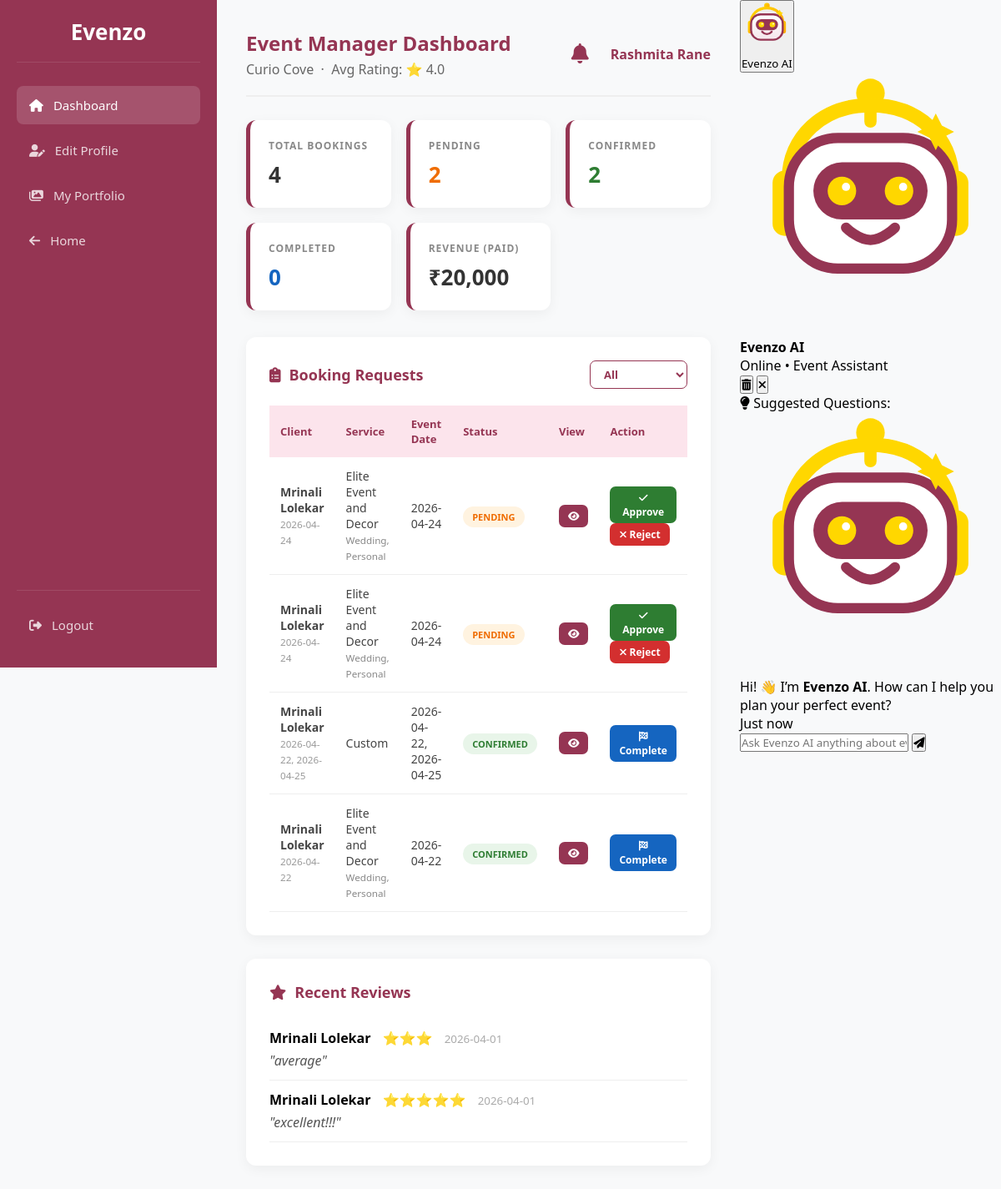
The page /dashboard (signed in) on the database its author committed.
### tables this page shows
CREATE TABLE manager_profiles (
            id INTEGER PRIMARY KEY AUTOINCREMENT,
            user_id INTEGER NOT NULL,
            business_name TEXT NOT NULL,
            phone TEXT NOT NULL,
            license_path TEXT, -- Path to uploaded JPEG/PDF license
            bio TEXT,
            base_price REAL DEFAULT 0.0,
            rating REAL DEFAULT 0.0, profile_pic TEXT, location TEXT, -- For the "Ratings/Reviews system"
            FOREIGN KEY (user_id) REFERENCES users (id) ON DELETE CASCADE
        );

CREATE TABLE bookings (
            id INTEGER PRIMARY KEY AUTOINCREMENT,
            client_id INTEGER NOT NULL,
            manager_id INTEGER NOT NULL,
            service_id INTEGER,
            event_date DATE NOT NULL,
            status TEXT DEFAULT 'pending', -- pending, confirmed, rejected
            total_amount REAL,
            payment_status TEXT DEFAULT 'unpaid',
            created_at TIMESTAMP DEFAULT CURRENT_TIMESTAMP, client_phone TEXT, client_message TEXT, selected_package TEXT, event_location TEXT, cancelled_by TEXT, cancel_reason TEXT,
            FOREIGN KEY (client_id) REFERENCES users (id),
            FOREIGN KEY (manager_id) REFERENCES users (id),
            FOREIGN KEY (service_id) REFERENCES services (id)
        );

CREATE TABLE users (
            id INTEGER PRIMARY KEY AUTOINCREMENT,
            full_name TEXT NOT NULL,
            email TEXT UNIQUE NOT NULL,
            password TEXT NOT NULL,
            role TEXT CHECK(role IN ('user', 'admin', 'eventmanager')) NOT NULL,
            is_approved INTEGER DEFAULT 0, -- 0=Pending, 1=Approved by Admin
            created_at TIMESTAMP DEFAULT CURRENT_TIMESTAMP
        , reset_otp TEXT, is_active INTEGER DEFAULT 1);

CREATE TABLE services (
                id INTEGER PRIMARY KEY AUTOINCREMENT,
                manager_id INTEGER NOT NULL,
                category TEXT,
                service_name TEXT NOT NULL,
                service_location TEXT,       
                services_offered TEXT,       
                experience_years INTEGER,    
                pricing TEXT,                
                images TEXT,                 
                description TEXT, unavailable_dates TEXT, pkg_basic_name TEXT DEFAULT 'Basic (Silver)', pkg_basic_price REAL DEFAULT 0.0, pkg_basic_desc TEXT, pkg_premium_name TEXT DEFAULT 'Premium (Gold)', pkg_premium_price REAL DEFAULT 0.0, pkg_premium_desc TEXT, pkg_luxury_name TEXT DEFAULT 'Luxury (Platinum)', pkg_luxury_price REAL DEFAULT 0.0, pkg_luxury_desc TEXT, package_tier TEXT DEFAULT 'Standard', is_active INTEGER DEFAULT 1,
                FOREIGN KEY (manager_id) REFERENCES users (id) ON DELETE CASCADE
            );

CREATE TABLE reviews (
            id INTEGER PRIMARY KEY AUTOINCREMENT,
            client_id INTEGER NOT NULL,
            manager_id INTEGER NOT NULL,
            rating INTEGER CHECK(rating >= 1 AND rating <= 5),
            review_text TEXT,
            created_at TIMESTAMP DEFAULT CURRENT_TIMESTAMP, booking_id INTEGER, is_visible INTEGER DEFAULT 1,
            FOREIGN KEY (client_id) REFERENCES users (id),
            FOREIGN KEY (manager_id) REFERENCES users (id)
        );

### app.py (the view)
@app.route('/dashboard')
def dashboard():
    if 'user_id' not in session or session['role'] != 'eventmanager':
        return redirect(url_for('index'))
    conn = get_db_connection()
    profile  = conn.execute("SELECT * FROM manager_profiles WHERE user_id=?", (session['user_id'],)).fetchone()
    bookings = conn.execute('''
        SELECT b.*, u.full_name as client_name, s.service_name, s.category
        FROM bookings b
        JOIN users u ON b.client_id = u.id
        LEFT JOIN services s ON b.service_id = s.id
        WHERE b.manager_id=? ORDER BY b.created_at DESC
    ''', (session['user_id'],)).fetchall()
    total_bk   = len(bookings)
    pending_bk = sum(1 for b in bookings if b['status'] == 'pending')
    confirmed_bk = sum(1 for b in bookings if b['status'] == 'confirmed')
    completed_bk = sum(1 for b in bookings if b['status'] == 'completed')
    revenue    = sum((b['total_amount'] or 0) for b in bookings if b['payment_status'] == 'paid')
    reviews = conn.execute('''
        SELECT r.*, u.full_name as client_name FROM reviews r
        JOIN users u ON r.client_id = u.id
        WHERE r.manager_id=? AND r.is_visible=1 ORDER BY r.created_at DESC LIMIT 5
    ''', (session['user_id'],)).fetchall()
    avg_rating = conn.execute(
        "SELECT AVG(rating) FROM reviews WHERE manager_id=? AND is_visible=1",
        (session['user_id'],)
    ).fetchone()[0] or 0
    notifs = conn.execute(
        "SELECT * FROM notifications WHERE user_id=? ORDER BY created_at DESC LIMIT 20",
        (session['user_id'],)
    ).fetchall()
    unread_count = sum(1 for n in notifs if not n['is_read'])
    conn.close()
    return render_template('dashboard.html',
        profile=profile, bookings=bookings,
        total_bookings=total_bk, pending_count=pending_bk,
        confirmed_count=confirmed_bk, completed_count=completed_bk,
        total_revenue=revenue, reviews=reviews, avg_rating=round(avg_rating, 1),
        notifications=notifs, unread_count=unread_count)

### app.py (called while the page is built)
def get_db_connection():
    conn = sqlite3.connect('database.db', timeout=10)
    conn.row_factory = sqlite3.Row
    conn.execute("PRAGMA foreign_keys = ON")
    return conn

### frontend/templates/dashboard.html (shortened to what this page needs)
<!DOCTYPE html>
<html lang="en">
<head>
<link rel="stylesheet" href="https://cdnjs.cloudflare.com/ajax/libs/font-awesome/6.4.0/css/all.min.css">
</head>
<body>
<div class="sidebar">
  <div class="logo">Evenzo</div>
  <nav>
    <a class="nav-item active" href="{{ url_for('dashboard') }}"><i class="fas fa-home"></i> Dashboard</a>
    <a class="nav-item" href="{{ url_for('edit_profile') }}"><i class="fas fa-user-edit"></i> Edit Profile</a>
    <a class="nav-item" href="{{ url_for('portfolio') }}"><i class="fas fa-images"></i> My Portfolio</a>
    <a class="nav-item" href="{{ url_for('index') }}"><i class="fas fa-arrow-left"></i> Home</a>
  </nav>
  <div class="logout-box">
    <a class="nav-item" href="{{ url_for('logout') }}"><i class="fas fa-sign-out-alt"></i> Logout</a>
  </div>
</div>
<div class="main">
  <div class="topbar">
    <div class="welcome">
      <h1>Event Manager Dashboard</h1>
      <p>{{ profile.business_name if profile else session.user_name }} &nbsp;·&nbsp; Avg Rating: ⭐ {{ avg_rating }}</p>
    </div>
    <div style="display:flex;align-items:center;gap:16px">
      <div class="notif-btn" id="notifBtn" onclick="toggleNotif()">
        <i class="fas fa-bell"></i>
      </div>
      <span style="font-weight:600;color:var(--primary)">{{ session.user_name }}</span>
    </div>
  </div>
  <div class="stats">
    <div class="stat-card"><h3>Total Bookings</h3><div class="val">{{ total_bookings }}</div></div>
    <div class="stat-card"><h3>Pending</h3><div class="val" style="color:#ef6c00">{{ pending_count }}</div></div>
    <div class="stat-card"><h3>Confirmed</h3><div class="val" style="color:#2e7d32">{{ confirmed_count }}</div></div>
    <div class="stat-card"><h3>Completed</h3><div class="val" style="color:#1565c0">{{ completed_count }}</div></div>
    <div class="stat-card"><h3>Revenue (paid)</h3><div class="val">₹{{ "{:,.0f}".format(total_revenue) }}</div></div>
  </div>
  <div class="card">
    <h2><i class="fas fa-clipboard-list"></i> Booking Requests
      <select onchange="filterByStatus(this.value)" class="btn btn-outline btn-sm" style="margin-left:auto;padding:6px 12px;font-size:13px">
        <option value="all">All</option><option value="pending">Pending</option>
      </select>
    </h2>
    {% if bookings %}
    <div style="overflow-x:auto">
    <table><thead><tr><th>Client</th><th>Service</th><th>Event Date</th><th>Status</th><th>View</th><th>Action</th></tr></thead>
    <tbody id="bkTable">
    {% for b in bookings %}
    <tr class="bkrow" data-status="{{ b.status }}">
      <td><strong>{{ b.client_name }}</strong><br><small style="color:#999">{{ b.event_date }}</small></td>
      <td>{{ b.service_name or 'Custom' }}<br><small style="color:#888">{{ b.category or '' }}</small></td>
      <td>{{ b.event_date }}</td>
      <td><span class="badge badge-{{ b.status }}">{{ b.status }}</span></td>
      <td><a href="{{ url_for('view_booking', booking_id=b.id) }}" class="btn btn-view btn-sm"><i class="fas fa-eye"></i></a></td>
      <td>
        {% if b.status == 'pending' %}
        <button class="btn btn-approve btn-sm" onclick="openModal({{ b.id }},'approve')"><i class="fas fa-check"></i> Approve</button>
        <button class="btn btn-reject btn-sm" onclick="openModal({{ b.id }},'reject')"><i class="fas fa-times"></i> Reject</button>
        {% elif b.status == 'confirmed' %}
        <form method="POST" action="{{ url_for('complete_booking', booking_id=b.id) }}" style="display:inline">
          <button class="btn btn-complete btn-sm"><i class="fas fa-flag-checkered"></i> Complete</button>
        </form>
        {% else %}
        <span style="color:#bbb;font-size:13px">—</span>
        {% endif %}
      </td>
    </tr>
    {% endfor %}
    </tbody></table></div>
    {% else %}
    <div style="text-align:center;padding:40px;color:#aaa"><i class="fas fa-inbox" style="font-size:48px;margin-bottom:14px;display:block"></i>No booking requests yet.</div>
    {% endif %}
  </div>
  {% if reviews %}
  <div class="card">
    <h2><i class="fas fa-star"></i> Recent Reviews</h2>
    {% for r in reviews %}
    <div style="border-bottom:1px solid #eee;padding:12px 0">
      <strong>{{ r.client_name }}</strong>
      <span style="color:#f39c12;margin:0 10px">{% for i in range(r.rating) %}⭐{% endfor %}</span>
      <small style="color:#aaa">{{ r.created_at[:10] }}</small>
      <p style="color:#555;margin-top:5px;font-style:italic">"{{ r.review_text }}"</p>
    </div>
    {% endfor %}
  </div>
  {% endif %}
</div>
{% include 'chatbot_widget.html' %}
</body>
</html>

### frontend/templates/dashboard.html (style rules this page uses)
:root { --primary:#953553;--bg:#f8f9fa;--sw:260px }
* { margin:0;padding:0;box-sizing:border-box;font-family:'Segoe UI',sans-serif }
body { background:var(--bg);display:flex;min-height:100vh }
.sidebar { width:var(--sw);background:var(--primary);height:100vh;position:fixed;left:0;top:0;color:#fff;padding:20px;display:flex;flex-direction:column;z-index:1000;overflow-y:auto }
.sidebar .logo { font-size:26px;font-weight:bold;text-align:center;border-bottom:1px solid rgba(255,255,255,.1);padding-bottom:18px;margin-bottom:28px }
.nav-item { padding:13px 15px;margin-bottom:8px;border-radius:8px;display:flex;align-items:center;gap:12px;color:rgba(255,255,255,.8);text-decoration:none;transition:.3s;font-size:15px }
.nav-item:hover,.nav-item.active { background:rgba(255,255,255,.15);color:#fff }
.logout-box { margin-top:auto;padding-top:18px;border-top:1px solid rgba(255,255,255,.1) }
.main { margin-left:var(--sw);width:calc(100% - var(--sw));padding:35px;min-height:100vh }
.topbar { display:flex;justify-content:space-between;align-items:center;margin-bottom:28px;padding-bottom:20px;border-bottom:2px solid #eee }
.welcome h1 { color:var(--primary);font-size:24px }
.welcome p { color:#666;margin-top:4px }
.stats { display:grid;grid-template-columns:repeat(auto-fit,minmax(160px,1fr));gap:18px;margin-bottom:32px }
.stat-card { background:#fff;padding:22px;border-radius:12px;box-shadow:0 4px 15px rgba(0,0,0,.05);border-left:5px solid var(--primary) }
.stat-card h3 { font-size:12px;color:#888;text-transform:uppercase;letter-spacing:1px;margin-bottom:8px }
.stat-card .val { font-size:26px;font-weight:bold;color:#333 }
.card { background:#fff;border-radius:12px;padding:28px;box-shadow:0 4px 15px rgba(0,0,0,.05);margin-bottom:28px }
.card h2 { color:var(--primary);margin-bottom:20px;font-size:18px;display:flex;align-items:center;gap:10px }
table { width:100%;border-collapse:collapse }
th { text-align:left;padding:13px;background:#fce4ec;color:var(--primary);font-size:13px }
td { padding:13px;border-bottom:1px solid #eee;font-size:14px;color:#444;vertical-align:middle }
.badge { padding:5px 11px;border-radius:20px;font-size:11px;font-weight:bold;text-transform:uppercase }
.badge-pending { background:#fff3e0;color:#ef6c00 }
.badge-confirmed { background:#e8f5e9;color:#2e7d32 }
.btn { display:inline-block;padding:8px 14px;border-radius:7px;font-weight:600;font-size:13px;text-decoration:none;border:none;cursor:pointer;transition:.2s }
.btn-approve { background:#2e7d32;color:#fff }
.btn-reject { background:#d32f2f;color:#fff }
.btn-view { background:var(--primary);color:#fff }
.btn-complete { background:#1565c0;color:#fff }
.btn-outline { background:#fff;color:var(--primary);border:1px solid var(--primary) }
.btn-sm { padding:5px 11px;font-size:12px }
.notif-btn { position:relative;cursor:pointer;padding:10px }
.notif-btn i { font-size:24px;color:var(--primary) }

### rows shown on the page
manager_profiles: business_name "Curio Cove"
bookings: client_name "Mrinali Lolekar", event_date "2026-04-24", service_name "Elite Event and Decor", category "Wedding, Personal", status "PENDING"
bookings: client_name "Mrinali Lolekar", event_date "2026-04-24", service_name "Elite Event and Decor", category "Wedding, Personal", status "PENDING"
bookings: client_name "Mrinali Lolekar", event_date "2026-04-22, 2026-04-25", service_name "Custom", status "CONFIRMED"
bookings: client_name "Mrinali Lolekar", event_date "2026-04-22", service_name "Elite Event and Decor", category "Wedding, Personal", status "CONFIRMED"
reviews: client_name "Mrinali Lolekar", rating 3 (drawn), created_at "2026-04-01", review_text "average"
reviews: client_name "Mrinali Lolekar", rating 5 (drawn), created_at "2026-04-01", review_text "excellent!!!"

### other values the page prints
{{ avg_rating }} "4.0"
{{ session.user_name }} "Rashmita Rane"
{{ total_bookings }} "4"
{{ pending_count }} "2"
{{ confirmed_count }} "2"
{{ completed_count }} "0"
{{ "{:,.0f}".format(total_revenue) }} "20,000"
